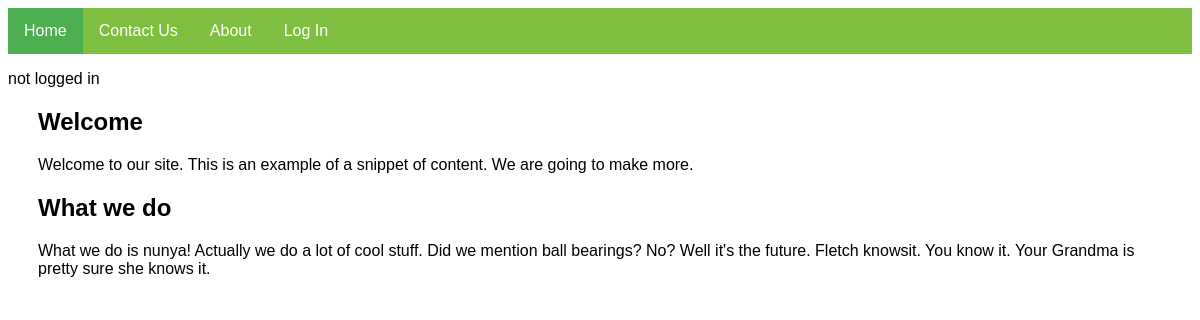
The page / on the database its author committed.
### tables this page shows
CREATE TABLE `navigation` (
  `id` int(1) unsigned NOT NULL AUTO_INCREMENT,
  `pagename` varchar(30) NOT NULL,
  `pagetitle` varchar(30) NOT NULL,
  PRIMARY KEY (`id`)
);

CREATE TABLE `content` (
  `id` int(4) unsigned NOT NULL AUTO_INCREMENT,
  `pagename` varchar(30) NOT NULL,
  `contenttitle` varchar(30) NOT NULL,
  `content` mediumtext,
  PRIMARY KEY (`id`)
);

### functions.php (the view, shortened to what this page needs)
<?php
function makeNav($conn, $loggedIn, $thisPagename){
    $sql = "SELECT pagename, pagetitle FROM test.navigation";
    $result = $conn->query($sql);
    if($loggedIn == "logged in"){
      $loggedInClass = "loggedin";
    } else {
      $loggedInClass = "notloggedin";
    }
    echo "<ul class='" . $loggedInClass . "'>";
    while ( $row = $result->fetch_assoc() ) {
      if ( $thisPagename == $row['pagename']){
        $active = "active";
      } else {
        $active = "";
      }
      echo "<li class='" . $active . "''><a href='" . $row['pagename'] . "'>" .$row['pagetitle']. "</a></li>";
    }
    if ($loggedIn == "not logged in"){
      echo "<li><a href='login.php'>Log In</a></li>";
    } else {
      echo "<li><a href='logout.php'>Log Out " . $_SESSION["realname"] . "</a></li>";
    }
    echo "</ul>";
  }
  function makeContent($conn, $thisPagename){
    $sql = "SELECT * FROM test.content WHERE pagename = '$thisPagename'";
    $result = $conn->query($sql);
    while($row = $result->fetch_assoc()){
      echo $row['contenttitle'];
      echo $row['content'];
    }
  }

### main.css (style rules this page uses)
h1, h2, h3, p, a { font-family: sans-serif; }
ul { list-style-type: none; margin: 0; padding: 0; overflow: hidden; background-color: #333; }
li { float: left; }
li a { display: block; color: #fff; text-align: center; padding: 14px 16px; text-decoration: none; }
.notloggedin { background-color: #7FBF3F; }
.active { background-color: #4CAF50; }

### rows shown on the page
navigation: pagetitle "Home"
navigation: pagetitle "Contact Us"
navigation: pagetitle "About"
content: contenttitle "Welcome", content "Welcome to our site. This is an example of a snippet of content. We are going to make more."
content: contenttitle "What we do", content "What we do is nunya! Actually we do a lot of cool stuff. Did we mention ball bearings? No? Well it's the future. Fletch knowsit. You know it. Your Grandma is pretty sure she knows it."

### other values the page prints
$loggedIn "not logged in"
